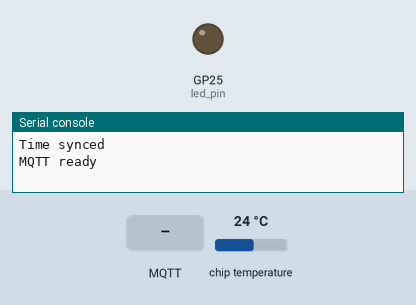
Simulated run of this program. Board: Raspberry Pi Pico running MicroPython. On the bench: output pins drawn as LEDs (lit = HIGH), the last lines printed to the serial console. The inputs (shaded band) are chosen by the test bench; at power-on: chip temperature 24 °C. WiFi joins after 1.5 s; the clock reads 2024-03-15 10:24:30 at power-on unless the program sets it; no MQTT or app messages arrive unless stated.

Above: at 3.4 s.
3.5 s: MQTT message "LED ON" arrives on the first subscribed topic
At 4.2 s:
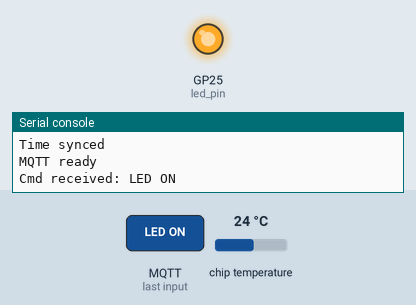
5.0 s: MQTT message "LED OFF" arrives on the first subscribed topic
At 5.5 s:
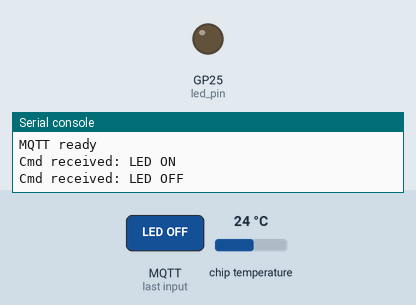
Timing chart, 0 to 8.0 s (numbered marks = the images above; inputs shaded):
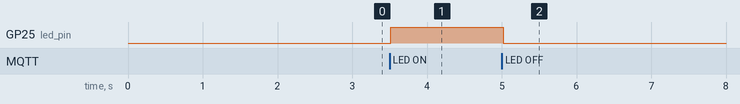

Measured:
- after the input at 3.5 s, GP25 (led_pin): LOW → HIGH at once
- after the input at 5.0 s, GP25 (led_pin): HIGH → LOW at once

The program:

main.py
```python
import network
import time
import ntptime
import json
from umqtt.simple import MQTTClient
from machine import ADC, Pin

# Configuration constants
SSID = 'Jakub-iphone'
WIFI_PASS = '12345687'
BROKER = '127.0.0.1'
PORT = 1883
CLIENT_ID = 'pico_client'
DATA_TOPIC = 'temperature/data'
CMD_TOPIC = 'control/pico'

send_interval = 10
measuring = True
led_pin = Pin('LED', Pin.OUT)

# Wi-Fi setup

def init_wifi():
    wlan = network.WLAN(network.STA_IF)
    wlan.active(True)
    wlan.connect(SSID, WIFI_PASS)
    while not wlan.isconnected():
        print('Connecting WiFi...')
        time.sleep(1)
    print('WiFi:', wlan.ifconfig())

# Time sync

def synchronize_time():
    try:
        ntptime.settime()
        print('Time synced')
    except:
        print('Sync error')

# Timestamp formatting

def format_timestamp(offset_h=2):
    now = time.time() + offset_h*3600
    tm = time.localtime(now)
    ms = time.ticks_ms() % 1000
    return f"{tm[0]:04d}-{tm[1]:02d}-{tm[2]:02d} {tm[3]:02d}:{tm[4]:02d}:{tm[5]:02d}.{ms:03d}"

# Measure temperature

def measure_temp():
    sensor = ADC(4)
    volt = sensor.read_u16() * 3.3 / 65535
    return round(27 - (volt - 0.706)/0.001721, 2)

# Command processing

def process_command(cmd):
    global measuring, send_interval
    print('Cmd received:', cmd)
    if cmd == 'LED ON': led_pin.on()
    elif cmd == 'LED OFF': led_pin.off()
    elif cmd == 'MEASURE ON': measuring = True
    elif cmd == 'MEASURE OFF': measuring = False
    elif cmd.startswith('SET PERIOD '):
        try:
            val = int(cmd.split()[2])
            send_interval = max(1, val)
            print('New interval:', send_interval)
        except:
            print('Invalid period')

# MQTT callback

def mqtt_callback(topic, msg):
    process_command(msg.decode())

# Main loop

def run():
    global measuring, send_interval
    init_wifi()
    synchronize_time()

    client = MQTTClient(CLIENT_ID, BROKER, port=PORT)
    client.set_callback(mqtt_callback)
    client.connect()
    client.subscribe(CMD_TOPIC)
    print('MQTT ready')

    last = time.time()
    while True:
        client.check_msg()
        now = time.time()
        if now - last >= send_interval:
            if measuring:
                temp = measure_temp()
                ts = format_timestamp()
                payload = {'temperature': temp, 'timestamp_measurement': ts, 'timestamp_sent': ts}
                try:
                    client.publish(DATA_TOPIC, json.dumps(payload), qos=1)
                    print('Sent', payload)
                    last = now
                except Exception as e:
                    print('Send error:', e)
            else:
                print('Measurement paused')
        time.sleep(0.1)

if __name__ == '__main__':
    run()
```
